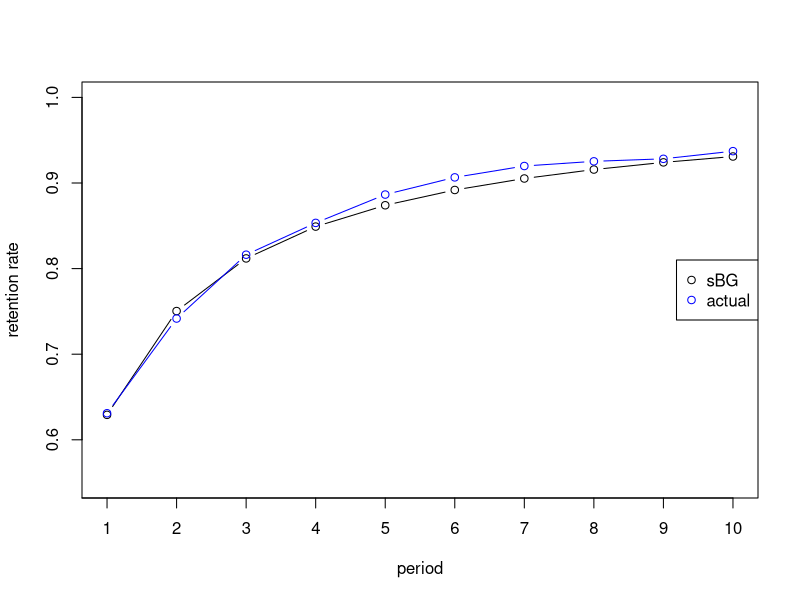
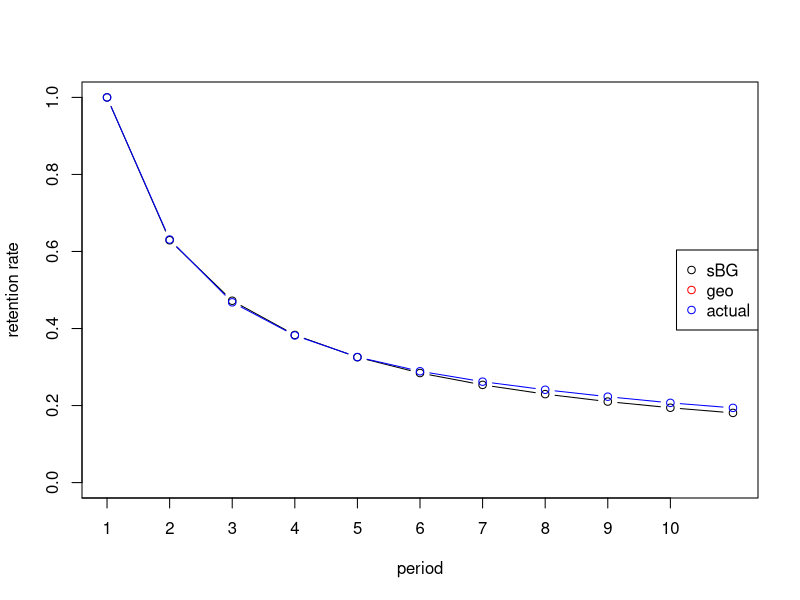

R code for these plots, in order:
## ---- chunk 1
knitr::opts_chunk$set(echo = TRUE)
rm(list=ls())
library(knitr)
library(kableExtra)
library(Metrics)
options("scipen"=100, "digits"=3, width = 150)
## ---- chunk 2
active_cust=c(1000,
              631,
              468,
              382,
              326,
              289,
              262,
              241,
              223,
              207,
              194)

cbind(0:10,active_cust) %>% 
  kbl() %>%
  kable_styling()
## ---- chunk 3
S <- active_cust/active_cust[1]
S
## ---- chunk 4
r <- S[2:11]/S[1:10]
r
## ---- chunk 5
cbind(0:10, S, c(NA,r)) %>% 
  kbl() %>%
  kable_styling()
## ---- chunk 6
lost <- -diff(active_cust[1:5])
active <- active_cust[1:5][-1]
## ---- chunk 7
loop.lik <- function(params) {
a <- params[1]
b <- params[2]

ll <- 0
for (i in 1:length(lost)) {
    ll <- ll+lost[i]*log(beta(a+1,b+i-1)/beta(a,b))
}
ll <- ll+active[i]*log(beta(a,b+i)/beta(a,b))
return(-ll)  #return the negative of the function to max. LL
} 

#find parameters for a and b with optim
sBG <- optim(par=c(1,1),loop.lik)
## ---- chunk 8
a <- sBG$par[1]
b <- sBG$par[2]

## ---- chunk 9
cat("a=", round(a,3), "b=", round(b,3))
## ---- chunk 10
r_sBG = function(a,b,t){
    (b+t-1)/(a+b+t-1)
}
# Prediction
t <- seq(1:10)
r_pred <- r_sBG(a,b,t)
## ---- chunk 11
par(mfrow=c(1,1))
plot(t, r_pred,ylab="retention rate",xlab="period",type="b", xaxt="none", ylim = c(.55,1))
lines(t, r, type="b", col="blue")
axis(1, seq(0,10,1))
legend('right',legend=c("sBG", "actual"),col=c("black","blue"), pch=c(1,1))
## ---- chunk 12
S_pred <- c(1,cumprod(r_pred)) 
S_pred
## ---- chunk 13
par(mfrow=c(1,1))
plot(seq(0:10), S_pred, ylab="retention rate",xlab="period",type="b", xaxt="none", ylim = c(0,1))
lines(seq(0:10),S, type="b", col="blue")
axis(1, seq(0,10,1))
legend('right',legend=c("sBG", "geo", "actual"),col=c("black","red","blue"), pch=c(1,1))
## ---- chunk 14
d <- 0.008
m <- 10
t <- seq(1,200) # time periods
r_pred <- r_sBG(a,b,t) # predicted retention rate
S_pred <- c(1,cumprod(r_pred)[1:199])

dis <- 1/(1+d)^(t-1) # discount factor, first term is present so no discounting

CLV_sBG <- sum(m*S_pred*dis) # the sum of margin x survivor x discount factor
CLV_sBG
## ---- chunk 15
geoCLV<-function(p,m,d){
  m*(1+d)/(1+d-p)
}

p <- b/(a+b) # its B! not A
geo <- geoCLV(p, m, d) # use that estimate
round(geo,0)
## ---- chunk 16
tau<-1

t<-seq(1,tau+200)
r_pred<-r_sBG(a,b,t)
S_pred<-cumprod(r_pred)
## ---- chunk 17
S_shift <- S_pred[(tau+1):length(S_pred)]  # survival function from tau + 1 until T
dis <- 1/(1+d)^(t(1:200)-1) # discount rate

RLV_sBG<-sum(m*S_shift/S_pred[tau]*dis)  
RLV_sBG
